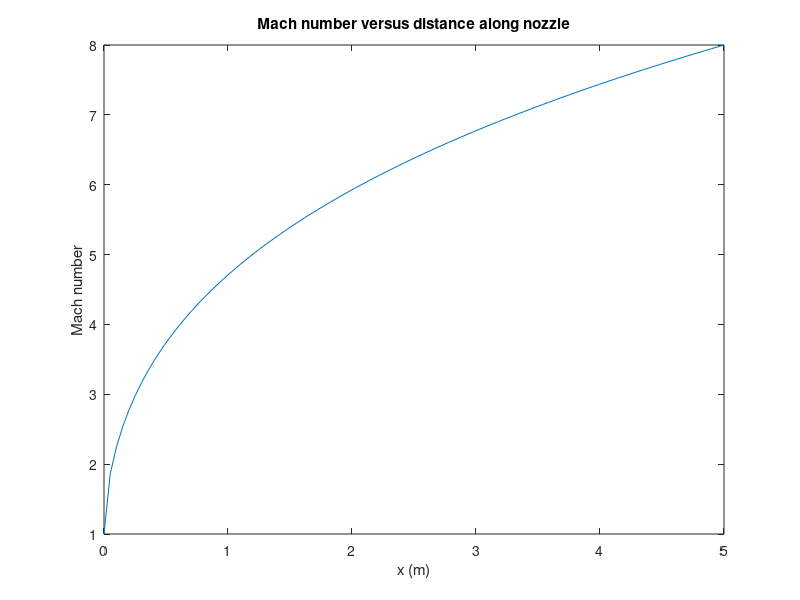
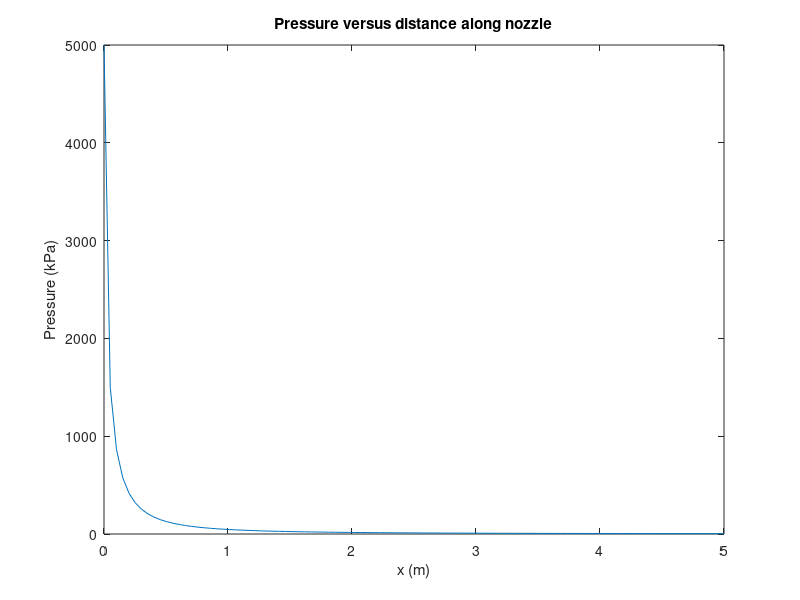
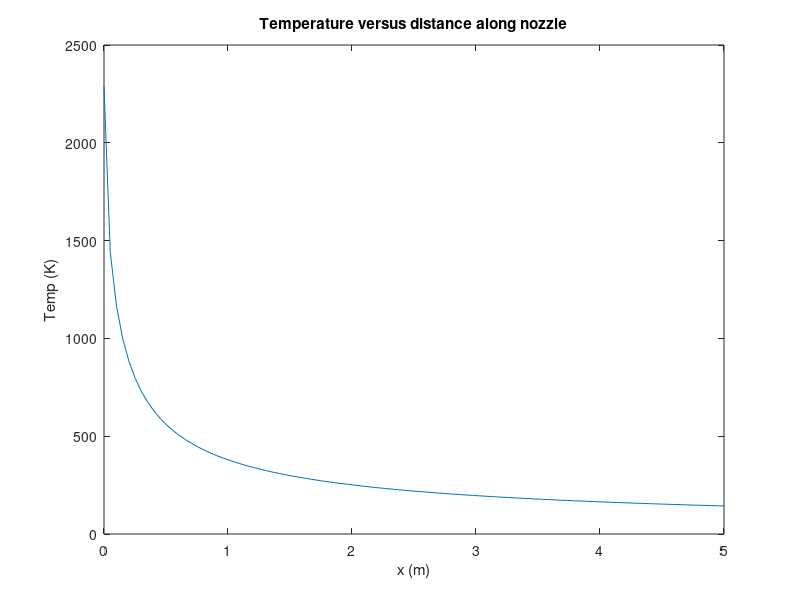
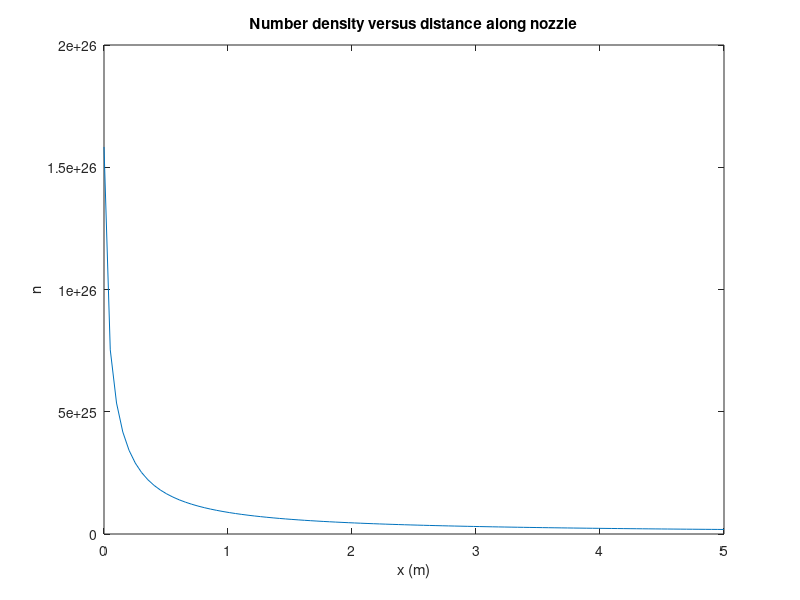

Recreate these plots in MATLAB, in order.
%ME 804, Midterm,Problem 2
%Written by Michael Crawley
clear;clc;

%Gas Constants
R = 8.314; % in kJ/Kmole K
Na = 6.022e23; %Avogadro constant
k = 1.38e-23;
hbar = 1.05457E-34;

O2.y = 0.1;
O2.M = 32;
O2.Cp = 0.919*O2.M; %in kJ/Kmole
O2.theta = 2239; %Characteristic vibrational temperature, in K
O2.d = 3.9e-10;
O2.mu = 16e-3/Na;
O2.delta = 7.5e-3; %anharmonicity factor
O2.m = O2.mu*2;
O2.a = 0.451e-10;
O2.omega = O2.theta*k/hbar;

Ar.y = 0.9;
Ar.M = 40;
Ar.Cp = 0.52*Ar.M; %in kJ/Kmole

Cp = O2.y*O2.Cp+Ar.y*Ar.Cp;
gamma = Cp/(Cp-R);
Mix_M = O2.y*O2.M+Ar.y*Ar.M;

%Isentropic Flow calcs
As = 1; %throat area
Me = 8; %exit Mach number
Ae = ((gamma+1)/2)^(-(gamma+1)/(2*gamma-2))*(1+0.5*(gamma-1)*Me*Me)^((gamma+1)/(2*gamma-2))/Me; %exit Area ratio
N = 100; %number of points
x = linspace(0,5,N);
dx = mean(diff(x));
A = linspace(As,Ae,N); %calc area ratio at each point
To =  3000; % stagnation temperature, in K
Po = 100*101325; %stagnation pressure, in Pa
rho_o = Po*Mix_M/R/To;

M = zeros(1,N); %calc Mach number at each point
for j = 1:N
    M(j) = fzero(@(Mx) A(j)-((gamma+1)/2)^(-(gamma+1)/(2*gamma-2))*(1+0.5*(gamma-1)*Mx.*Mx).^((gamma+1)/(2*gamma-2))./Mx,[1 10]);
end

T = To*(1+0.5*(gamma-1)*M.^2).^-1;
P = Po*(1+0.5*(gamma-1)*M.^2).^(-gamma/(gamma-1));
rho = rho_o*(1+0.5*(gamma-1)*M.^2).^(-1/(gamma-1));
n = Na*rho/Mix_M;
c = sqrt(gamma*R*1000*T/Mix_M);
U = M.*c;
flow_time = dx./U;
% Ueq = O2.y*n*k*O2.theta*(0.5+1./(exp(O2.theta./T)-1)); %equilibrium vibrational energy for O2

Eeq = O2.y*n*k*O2.theta./((exp(O2.theta./T)-1)); %equilibrium vibrational energy for O2
Etheta =  O2.y*n*k/(exp(1)-1); 
kvvn1 = @(v,d,m,theta,thetap,delta,T) v*4*pi*(d^2)*sqrt(k*T/3/m).*(thetap/theta).*((thetap./T).^(1/6)).*exp(-1.5*(theta./T).^(1/3)).*exp(theta*(1-2*delta*v)/2./T)*exp(delta*v);
thetap = @(a,omega,mu) 4*pi*pi*omega*omega*mu*a*a/k;

k10 = kvvn1(1,O2.d,O2.m,O2.theta,thetap(O2.a,O2.omega,O2.mu),O2.delta,T);
tau = 1./(O2.y*n.*k10.*(1-exp(-O2.theta./T)));
% tau = k*T./(P.*k10.*(1-exp(-O2.theta./T)));
Ev = Eeq+(Etheta-Eeq).*exp(-flow_time./tau);
Tv = O2.theta./log(1+O2.y*n*k*O2.theta./Ev);

% Ev = zeros(1,N);
% Ev(1) = Eeq(1);
% for j = 2:N
%     Ev(j) = flow_time(j-1)*(Eeq(j)-Ev(j-1))/tau(j)+Ev(j-1);
% end
% Tv = O2.theta./log(1+O2.y*n*k*O2.theta./Ev); 

%plot figures
h(1) = figure;
plot(x,M); title('Mach number versus distance along nozzle'); xlabel('x (m)'); ylabel('Mach number');

h(2) = figure;
plot(x,P/1000); title('Pressure versus distance along nozzle'); xlabel('x (m)'); ylabel('Pressure (kPa)');

h(3) = figure;
plot(x,T); title('Temperature versus distance along nozzle'); xlabel('x (m)'); ylabel('Temp (K)');

h(4) = figure;
plot(x,n); title('Number density versus distance along nozzle'); xlabel('x (m)'); ylabel('n');

h(5) = figure;
plot(x,U); title('Flow velocity versus distance along nozzle'); xlabel('x (m)'); ylabel('U (m/s)');

h(6) = figure;
plot(x,flow_time); title('Flow time versus distance along nozzle'); xlabel('x (m)'); ylabel('t (s)');

h(7) = figure;
plot(x,T,x,Tv); title('Equilibrium temperature versus distance along nozzle'); xlabel('x (m)'); ylabel('T (k)'); legend('T','T_v');

h(8) = figure;
plot(x,tau); title('Vibrational relaxation time versus distance along nozzle'); xlabel('x (m)'); ylabel('\tau (s)'); 

for j = 1:length(h)
   saveas(h(j),num2str(j),'fig'); 
end

close(h);